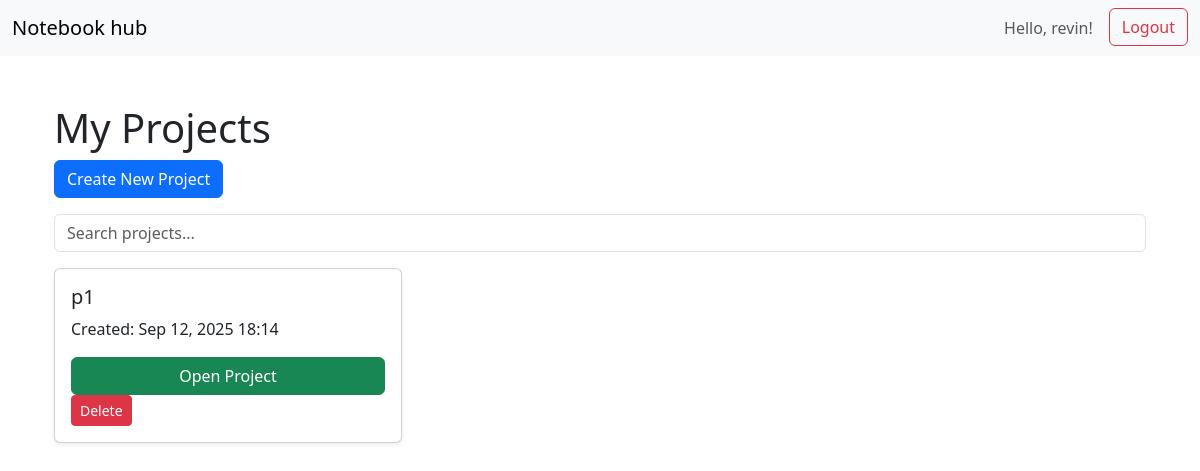
The page / (signed in) on the database as committed earlier.
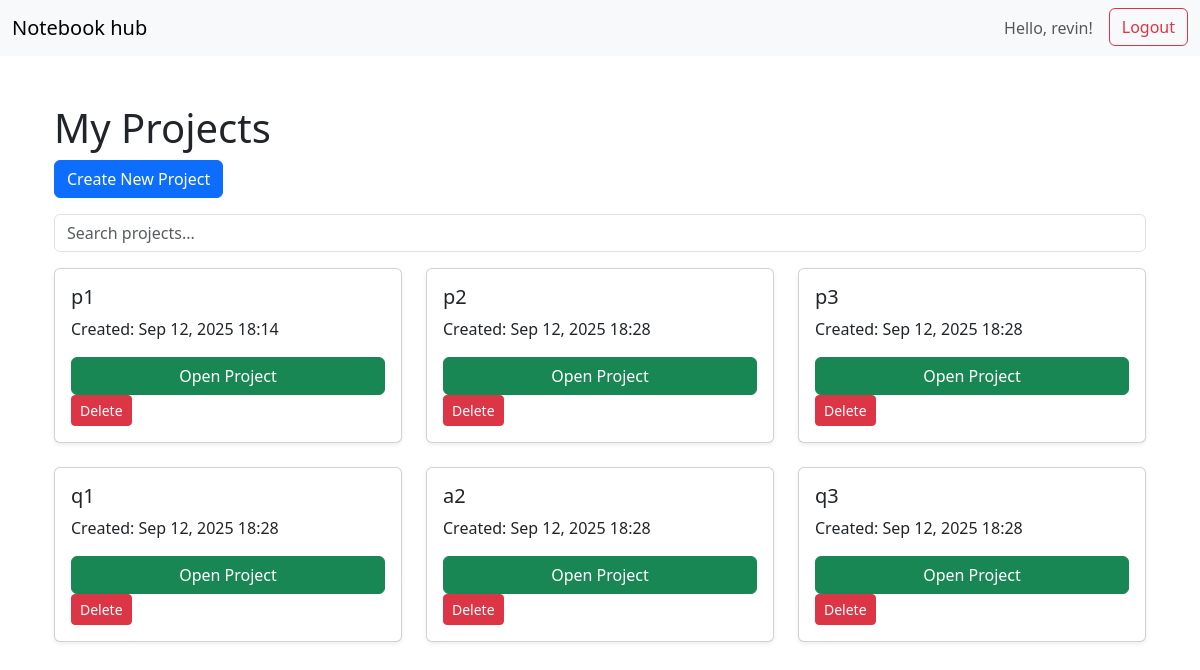
The same page on the database as committed later.
### core/models.py (models this page shows, shortened)
class CustomUser(AbstractUser):
    group = models.ForeignKey('BusinessGroup', on_delete=models.SET_NULL, null=True, blank=True)

class Project(models.Model):
    user = models.ForeignKey(settings.AUTH_USER_MODEL, on_delete=models.CASCADE)
    group = models.ForeignKey(BusinessGroup, on_delete=models.CASCADE, null=True, blank=True) #project belongs to this group
    name = models.CharField(max_length=255)
    created_at = models.DateTimeField(auto_now_add=True)
    class Meta:
        unique_together = ('group','name') #ensures that within a given business group, project names are unique

### core/views.py (the view)
# urls.py: path('', views.dashboard, name='dashboard'),
@login_required
def dashboard(request):
    group=None
    if hasattr(request.user,"group"):
        group = request.user.group
    projects = Project.objects.filter(group=group) #queries the db for all projects owned by the current user
    form = ProjectForm(user=request.user) #creates an instance of the ProjectForm, passing the current user to it
    return render(request, 'dashboard.html', {'projects': projects ,'form':form}) #renders the dashboard.html template with the user's projects

### core/forms.py (shortened to what this page needs)
class ProjectForm(forms.ModelForm):
    class Meta:
        model = Project
        fields = ['name']
    def __init__(self, *args, **kwargs):
        self.user = kwargs.pop('user', None)
        super().__init__(*args, **kwargs)

### core/templates/dashboard.html (shortened to what this page needs)
{% extends "base.html" %}
{% block content %}
<div class="container mt-5">
    <h1>My Projects</h1>
    <button type="button" class="btn btn-primary mb-3" data-bs-toggle="modal" data-bs-target="#createProjectModal">
        Create New Project
    </button>
    <input type="text" id="projectSearch" class="form-control mb-3" placeholder="Search projects...">
    <div class="row row-cols-1 row-cols-md-3 g-4" id="projectsGrid">
      {% for project in projects %}
      <div class="col project-card">
          <div class="card h-100 shadow-sm">
              <div class="card-body d-flex flex-column">
                  <h5 class="card-title">{{ project.name }}</h5>
                  <p class="card-text">Created: {{ project.created_at|date:"M d, Y H:i" }}</p>
                  <div class="mt-auto">
                      <a href="{% url 'project_detail' project.id %}" class="btn btn-success w-100">Open Project</a>
                      <form method="POST" action="{% url 'delete_project' project.id %}" class="d-inline">
                          <button type="submit" class="btn btn-danger btn-sm">Delete</button>
                      </form>
                  </div>
              </div>
          </div>
      </div>
      {% endfor %}
  </div>
</div>
{% endblock %}

### core/templates/base.html (shortened to what this page needs)
<!DOCTYPE html>
<html lang="en">
<head>
    <link href="https://cdn.jsdelivr.net/npm/bootstrap@5.3.2/dist/css/bootstrap.min.css" rel="stylesheet">
</head>
<body>
<nav class="navbar navbar-expand-lg navbar-light bg-light">
  <div class="container-fluid">
    <a class="navbar-brand" href="{% url 'dashboard' %}">Notebook hub</a>
    <div class="collapse navbar-collapse justify-content-end" id="navbarNav">
      <ul class="navbar-nav">
        {% if user.is_authenticated %}
        <li class="nav-item">
          <span class="nav-link">Hello, {{ user.username }}!</span>
        </li>
        <li class="nav-item">
            <form method="POST" action="{% url 'logout' %}" class="d-inline">
                <button type="submit" class="btn btn-outline-danger ms-2">Logout</button>
            </form>
        </li>
        {% else %}
        <li class="nav-item">
          <a class="nav-link btn btn-outline-primary" href="{% url 'login' %}">Login</a>
        </li>
        {% endif %}
      </ul>
    </div>
  </div>
</nav>
<div class="container">
    {% block content %}
    {% endblock %}
</div>
</body>
</html>

Rows that differ between the two databases and show on the page:
added Project: name "p2", created_at "Sep 12, 2025 18:28"
added Project: name "p3", created_at "Sep 12, 2025 18:28"
added Project: name "q1", created_at "Sep 12, 2025 18:28"
added Project: name "a2", created_at "Sep 12, 2025 18:28"
added Project: name "q3", created_at "Sep 12, 2025 18:28"
